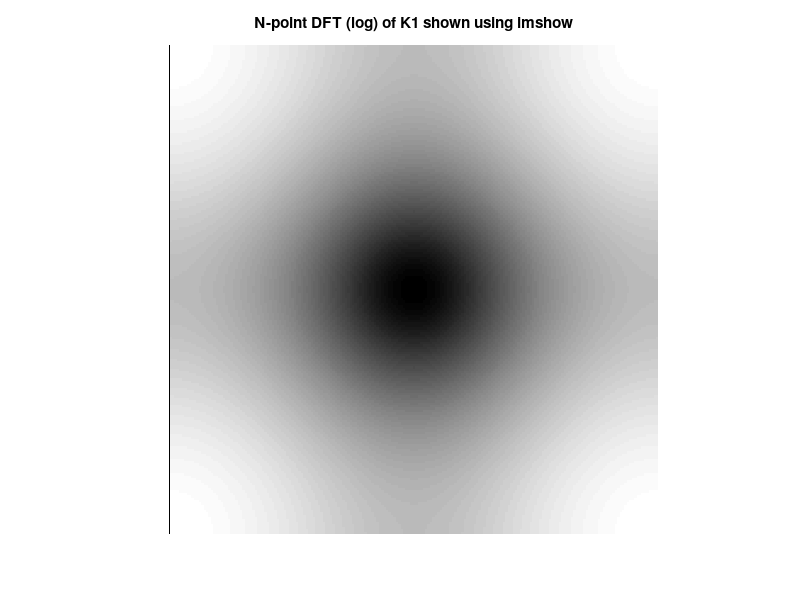

Source code (MATLAB): (Note: this script raises an error after producing the figure.)
%% MyMainScript
clc; clear all; close all;
warning('off', 'all');
tic;

%%  CS 663: Digital Image Processing, IIT Bombay (Autumn 2020)
%  Aman Kansal, Ansh Khurana, Kushagra Juneja
%
% Assignment 5
%% Q6: N point DFT of Laplacian Kernels

N=201;
%% Laplacian Filter K1
k1 = [0 1 0; 1 -4 1; 0 1 0];
disp('Laplacian Kernel Filter K1');
disp(k1);
ind_range = 100;
[U, V] = meshgrid(-ind_range:ind_range,-ind_range:ind_range);
%% Formula for computing DFT of K1, derivation given in report.
Fk1 = (-4+exp(-1j*2*pi*U/N)+exp(1j*2*pi*U/N) + exp(-1j*2*pi*V/N)+ exp(1j*2*pi*V/N));
lFK1 = log(abs(Fk1)+1);
figure(1); imshow(lFK1,[min(lFK1(:)) max(lFK1(:))]);
title('N-point DFT (log) of K1 shown using imshow'); truesize(figure(1),[400 400]); colormap('jet'); colorbar;
figure(2); surf(U, V, lFK1); title('N-point DFT of K1 shown using surf'); colormap('jet'); colorbar;

%% Laplacian Filter K2
k2 = [-1 -1 -1; -1 8 -1; -1 -1 -1];
disp('Laplacian Kernel Filter K2');
disp(k2);

%% Formula for computing DFT of K2, derivation given in report.
Fk2 = 8-exp(-1j*2*pi*U/N)-exp(1j*2*pi*U/N)-exp(-1j*2*pi*V/N)-exp(1j*2*pi*V/N) ...
    - exp(-1j*2*pi*(U+V)/N)-exp(+1j*2*pi*(U+V)/N)-exp(-1j*2*pi*(U-V)/N)-exp(+1j*2*pi*(U-V)/N);
lFK2 = log(abs(Fk2)+1);
figure(3); imshow(lFK2,[min(lFK2(:)) max(lFK2(:))]); truesize(figure(3),[400 400]);
title('N-point DFT (log) of K2 shown using imshow'); colormap('jet'); colorbar;
figure(4); surf(U, V, lFK2); title('N-point DFT of K2 shown using surf'); colormap('jet'); colorbar;

toc;
